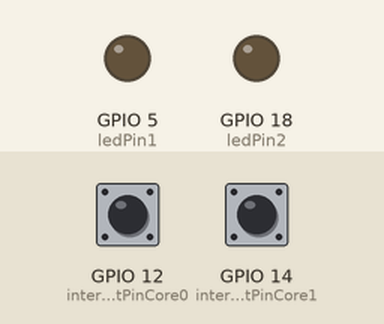
Recording of a program running on a simulated ESP32. On the bench: output pins drawn as LEDs (lit = HIGH). The test bench sets the inputs (shaded band); at power-on: GPIO 12 (interruptPinCore0) HIGH, GPIO 14 (interruptPinCore1) HIGH. WiFi joins after 1.5 s; servers stay silent unless stated; storage starts empty; no MQTT or app messages arrive unless stated; nothing arrives over Bluetooth unless stated; a phone connects over Bluetooth LE 3 s after start; what the program prints to the serial monitor is not drawn.

Above: at 3.3 s.
3.4 s: GPIO 12 (interruptPinCore0) pulled LOW for 0.15 s
At 5.4 s:
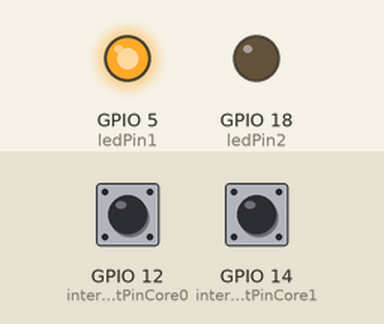
5.7 s: GPIO 14 (interruptPinCore1) pulled LOW for 0.15 s
At 6.9 s:
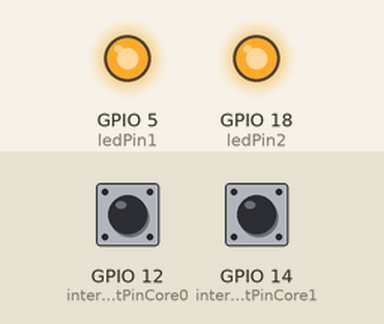
7.3 s: GPIO 12 (interruptPinCore0) pulled LOW for 1 s
At 8.9 s:
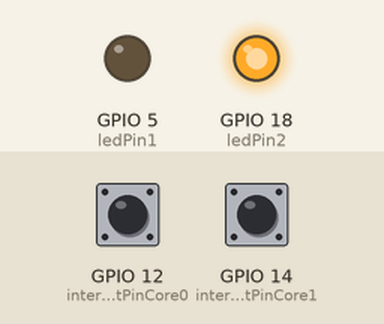
9.8 s: GPIO 12 (interruptPinCore0) pulled LOW for 3.2 s
At 11.6 s:
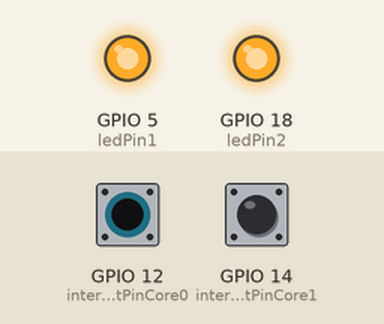
14.5 s: GPIO 14 (interruptPinCore1) pulled LOW for 1 s
At 16.2 s:
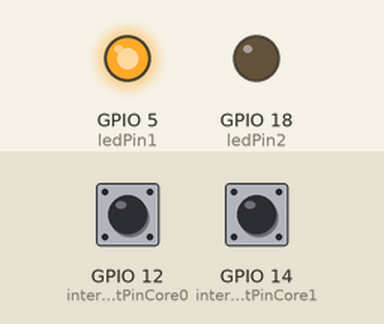
Timing chart, 0 to 17.7 s (numbered marks = the images above; inputs shaded):
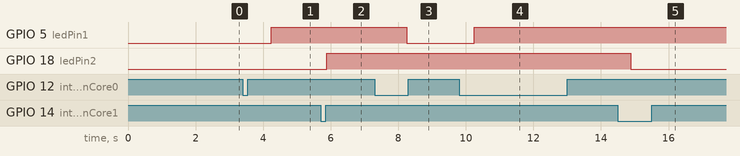

The program:

main.cpp
```cpp
#include <Arduino.h>
#include <FS.h>
#include <SPIFFS.h>
#include <WiFi.h>
// Must Add dependency to platformio.ini -> lib_deps = knolleary/PubSubClient@^2.8
#include <PubSubClient.h> // knihovna https://registry.platformio.org/libraries/knolleary/PubSubClient/installation

// BLE libraries - moc veliké knihovny... i s mqtt => málo paměti flash
// #include <BLEDevice.h>
// #include <BLEServer.h>
// #include <BLEUtils.h>
// #include <BLE2902.h>
// náhrada:
#include <ArduinoBLE.h>

// BLE Definice UUID pro službu a charakteristiku
#define SERVICE_UUID "4fafc201-1fb5-459e-8fcc-c5c9c331914b"
#define CHARACTERISTIC_UUID "beb5483e-36e1-4688-b7f5-ea07361b26a8"

BLEService myService(SERVICE_UUID);
// 20 b -> maximální délka zprávy
BLEStringCharacteristic myCharacteristic(CHARACTERISTIC_UUID, BLERead | BLENotify, 20);

// Advertising parameters (info about advertiser) should have a global scope. Do NOT define them in 'setup' or in 'loop'
// const uint8_t manufactData[4] = {0x01, 0x02, 0x03, 0x04};
// const uint8_t serviceData[3] = {0x00, 0x01, 0x02};

const char *filename = "/soubor.txt"; // Název sdíleného souboru na SPIFFS
File fileA;                           // Proměnná pro práci se souborem

const int interruptPinCore0 = 12;
const int interruptPinCore1 = 14;

const int ledPin1 = 5;  // první LED na pin 5
const int ledPin2 = 18; // druhá LED na pin 18

// String sharedString = "";     // Společná sdílená proměnná pro obě jádra, testing
SemaphoreHandle_t mutex; // Mutex pro synchronizaci přístupu k proměnné

portMUX_TYPE muxCore0 = portMUX_INITIALIZER_UNLOCKED;
portMUX_TYPE muxCore1 = portMUX_INITIALIZER_UNLOCKED;

volatile bool runTaskCore0 = true; // Příznak pro určení, zda má jádro 0 provádět akce
volatile bool runTaskCore1 = true; // Příznak pro určení, zda má jádro 1 provádět akce

volatile bool isLED1On = false; // Příznak pro určení, zda má LED 1 svítit
volatile bool isLED2On = false; // Příznak pro určení, zda má LED 2 svítit

const char *ssid = "ssid";
const char *password = "pass";
const char *mqtt_server = "ip";
const char *mqttTopic = "test_topic";
const int QoS = 0;

WiFiClient espClient;
PubSubClient client(espClient);

void IRAM_ATTR handleInterruptCore0()
{
  portENTER_CRITICAL_ISR(&muxCore0);
  runTaskCore0 = !runTaskCore0; // Přepínání příznaku pro jádro 0
  isLED1On = !isLED1On;         // Přepínání příznaku pro LED 1
  // Doba přerušení musí být co nejkratší, seriová komunikace je moc pomalá a může způsobit problémy
  // Serial.println("Interupt jadra 0: " + runTaskCore0);
  portEXIT_CRITICAL_ISR(&muxCore0);
}

void IRAM_ATTR handleInterruptCore1()
{
  portENTER_CRITICAL_ISR(&muxCore1);
  runTaskCore1 = !runTaskCore1;
  isLED2On = !isLED2On;
  // Serial.println("Interupt jadra 1: " + runTaskCore1);
  portEXIT_CRITICAL_ISR(&muxCore1);
}

// void listFiles()
// {
//     try
//     {
//         File root = SPIFFS.open("/");
//         if (!root)
//         {
//             throw "Nepodarilo se otevrit root adresar.";
//         }

//         File file = root.openNextFile();

//         Serial.println("Seznam souboru v SPIFFS:");
//         while (file)
//         {
//             Serial.println(" - " + String(file.name()));
//             file = root.openNextFile();
//         }
//     }
//     catch (const char *error)
//     {
//         Serial.println(error);
//     }
// }

// void writeToFile(String message)
// {
//     try
//     {
//         // Otevření souboru pro zápis (pokud neexistuje, bude vytvořen)
//         // "a" -> append, PŘIDÁVÁ na konec souboru
//         fileA = SPIFFS.open(filename, "a");
//         if (!fileA)
//         {
//             throw "Nepodarilo se otevrit soubor pro zapis.";
//         }

//         // Zápis do souboru
//         // fileA.println(message);
//         fileA.print(message);
//         fileA.close();

//         // Serial.println("\nData byla zapsana do souboru.");
//     }
//     catch (const char *error)
//     {
//         Serial.println(error);
//     }
// }

void readFile()
{
  try
  {
    File file = SPIFFS.open(filename, "r");
    if (!file)
    {
      throw "Nepodarilo se otevrit soubor pro cteni.";
    }

    // Serial.println("\nObsah souboru:");

    while (file.available())
    {
      Serial.write(file.read());
    }
    Serial.println();

    file.close();
  }
  catch (const char *error)
  {
    Serial.println(error);
  }
}

// String getFileContext()
// {
//     String out = "";
//     try
//     {
//         File file = SPIFFS.open(filename, "r");
//         if (!file)
//         {
//             throw "Nepodarilo se otevrit soubor pro cteni.";
//         }

//         // Serial.println("\nObsah souboru:");

//         while (file.available())
//         {
//             out = out + file.read();
//         }

//         file.close();

//         return out;
//     }
//     catch (const char *error)
//     {
//         // throw error;
//         return error;
//         // Serial.println(error);
//     }
// }

String writeToFileAndGetContext(String message)
{
  String out = "";
  try
  {
    // Otevření souboru pro zápis na konec a čtení
    fileA = SPIFFS.open(filename, "a+");
    if (!fileA)
    {
      throw "Nepodařilo se otevřít soubor.";
    }

    // Přidání zprávy do souboru
    fileA.write((const uint8_t *)message.c_str(), message.length());
    fileA.seek(0); // Přesun na začátek souboru pro čtení

    // Čtení obsahu souboru
    while (fileA.available())
    {
      out = out + char(fileA.read());
    }

    // Uzavření souboru
    fileA.close();

    // Vrácení obsahu souboru
    return out;
  }
  catch (const char *error)
  {
    // Serial.println(error);
    return error;
  }
}

void clearFile()
{
  try
  {
    // Otevření souboru pro smazání obsahu
    fileA = SPIFFS.open(filename, "w");
    if (!fileA)
    {
      throw "Nepodarilo se otevrit soubor pro smazani obsahu.";
    }

    // Zavření souboru (smazání obsahu)
    fileA.close();

    Serial.println("\nObsah souboru byl vymazan.");
  }
  catch (const char *error)
  {
    Serial.println(error);
    // throw error;
  }
}

void setup_wifi()
{
  delay(10);
  Serial.println();
  Serial.print("Connecting to ");
  Serial.println(ssid);
  delay(10);
  WiFi.begin(ssid, password);
  delay(100);

  while (WiFi.status() != WL_CONNECTED)
  {
    delay(1000);
    Serial.print(".");
  }

  Serial.println("");
  Serial.println("WiFi connected");
  Serial.println("IP address: ");
  Serial.println(WiFi.localIP());
}

void reconnectMQTT()
{
  while (!client.connected())
  {
    Serial.print("Attempting MQTT connection...");
    if (client.connect("ESP32Client"))
    {
      Serial.println("connected");
      // client.subscribe(mqttTopic, QoS); // QoS when sub 0/1 only
    }
    else
    {
      Serial.print("failed, rc=");
      Serial.print(client.state());
      Serial.println(" try again in 5 seconds");
      delay(5000);
    }
  }
}

void callback(char *topic, byte *message, unsigned int length)
{
  Serial.print("Message arrived [");
  Serial.print(topic);
  Serial.println("] ");

  for (int i = 0; i < length; i++)
  {
    Serial.print((char)message[i]);
  }
  Serial.println();
}

void setUpBLE()
{
  if (!BLE.begin())
  {
    Serial.println("failed to initialize BLE!");
    return;
    // throw "Nepodarilo se inicializovat BLE.";
  }

  // myService.addCharacteristic(myCharacteristic);
  // BLE.addService(myService);

  // Build scan response data packet
  // BLEAdvertisingData scanData;

  // Set parameters for scan response packet
  // scanData.setLocalName("Test enhanced advertising");

  // Copy set parameters in the actual scan response packet
  // BLE.setScanResponseData(scanData);

  // Build advertising data packet
  // BLEAdvertisingData advData;

  // Set parameters for advertising packet
  // advData.setManufacturerData(0x004C, manufactData, sizeof(manufactData));
  // advData.setAdvertisedService(myService);

  // advData.setAdvertisedServiceData(0xfff0, serviceData, sizeof(serviceData));
  // Copy set parameters in the actual advertising packet
  // BLE.setAdvertisingData(advData);

  // SETUP BLE ADVERTISING DATA
  BLE.setLocalName("ESP32_BLE_Server");
  BLE.setAdvertisedService(myService);
  myService.addCharacteristic(myCharacteristic);
  BLE.addService(myService);

  BLE.advertise();
  Serial.println("advertising ...");
}

void task1(void *pvParameters)
{
  for (;;)
  {
    digitalWrite(ledPin1, isLED1On ? HIGH : LOW);

    if (!client.connected())
    {
      reconnectMQTT();
    }
    client.loop();
    // client.publish(mqttTopic, payloadBuffer, payloadSize, QoS);

    // portENTER_CRITICAL(&muxCore0);
    if (runTaskCore0)
    {
      // Získání zámku pro bezpečný přístup k proměnné
      // Zámek by měl trvat co nejkratší dobu !
      xSemaphoreTake(mutex, portMAX_DELAY);

      // Přidání čísla "0" do společného souboru
      // writeToFile("0");

      // String msg = "Hello from ESP32 core 0 via MQTT";
      // client.publish("topic", getFileContext().c_str());
      client.publish("topic", writeToFileAndGetContext("0").c_str());

      // TODO -> for efficiency combine function WriteToFile and ReadFromFile to one

      // readFile();

      // Uvolnění zámku
      xSemaphoreGive(mutex);
    }
    // portEXIT_CRITICAL(&muxCore0);

    delay(2000);
  }
}

void task2(void *pvParameters)
{
  for (;;)
  {
    BLEDevice central = BLE.central();
    // Is some device connected to BLE server?
    if (central)
    {
      while (central.connected())
      {
        // delay() hlavně na jádře 1, aby se správně jádro uvedlo do provozu
        delay(100);
        digitalWrite(ledPin2, isLED2On ? HIGH : LOW);
        // portENTER_CRITICAL(&muxCore1);
        if (runTaskCore1)
        {
          // Serial.print("Connected to central: ");
          // Serial.println(BLE.central().address());
          xSemaphoreTake(mutex, portMAX_DELAY);

          myCharacteristic.writeValue("Hello from ESP32");

          xSemaphoreGive(mutex);
          //   xSemaphoreTake(mutex, portMAX_DELAY);

          //   // writeToFile("1");
          //   // writeToFileAndGetContext("1");

          //   // readFile();

          //   // Posílání string zpravy přes BLE charakteristiku
          //   myCharacteristic.writeValue("Hello from ESP32");

          //   xSemaphoreGive(mutex);
        }
        delay(500);
      }
      // portEXIT_CRITICAL(&muxCore1);
    }
    delay(500);
  }
}

void setup()
{
  Serial.begin(9600);

  Serial.println("Hello from Setup!");

  // Inicializace mutexu
  mutex = xSemaphoreCreateMutex();

  // Nastavení pinů pro přerušení jádra 0 a jádra 1
  pinMode(interruptPinCore0, INPUT_PULLUP);
  pinMode(interruptPinCore1, INPUT_PULLUP);

  // Nastavení pinů pro LED diody
  pinMode(ledPin1, OUTPUT);
  pinMode(ledPin2, OUTPUT);

  digitalWrite(ledPin1, LOW);
  digitalWrite(ledPin2, LOW);

  // Nastavení přerušení pro obě jádra
  attachInterrupt(digitalPinToInterrupt(interruptPinCore0), handleInterruptCore0, FALLING);
  attachInterrupt(digitalPinToInterrupt(interruptPinCore1), handleInterruptCore1, FALLING);

  // inicializace SPIFFS připraví paměť pro souborový systém
  if (SPIFFS.begin())
  {
    Serial.println("SPIFFS inicializovan.");
    // listFiles();

    clearFile();

    setup_wifi();

    client.setServer(mqtt_server, 1883);
    // client.setCallback(callback); // when subscribe to topic callback is called

    setUpBLE();

    // Vytvoření úloh pro každé jádro
    xTaskCreatePinnedToCore(
        task1,   /* Funkce úlohy */
        "Task1", /* Název úlohy */
        8192,    /* Zvýšená velikost (z 4096) zásobníku úlohy (na 8 KB) */
        NULL,    /* Parametry úlohy */
        1,       /* Priorita úlohy */
        NULL,    /* Handler úlohy */
        0);      /* Číslo jádra (0 nebo 1) */

    xTaskCreatePinnedToCore(
        task2,
        "Task2",
        8192, /* Zvýšená velikost (z 4096) zásobníku úlohy (na 8 KB) */
        NULL,
        1,
        NULL,
        1);
  }
  else
  {
    Serial.println("Nepodarilo se inicializovat SPIFFS.");
  }
}

void loop()
{
  // Hlavní smyčka loop() je prázdná, protože hlavní funkce úloh běží na svých jádrech.
}
```

Measured:
- after the input at 3.4 s, GPIO 5 (ledPin1): LOW → HIGH after 0.84 s
- after the input at 5.7 s, GPIO 18 (ledPin2): LOW → HIGH after 0.18 s
- after the input at 7.3 s, GPIO 5 (ledPin1): HIGH → LOW after 0.94 s
- after the input at 9.8 s, GPIO 5 (ledPin1): LOW → HIGH after 0.45 s
- after the input at 14.5 s, GPIO 18 (ledPin2): HIGH → LOW after 0.39 s
